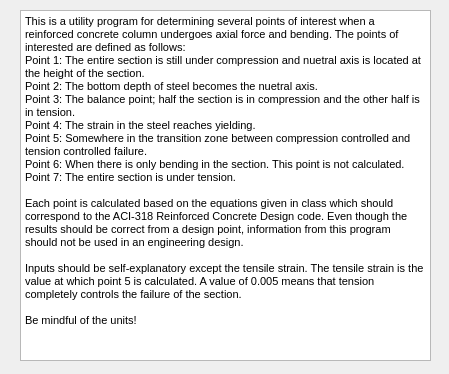
<?xml version="1.0" encoding="UTF-8"?>
<ui version="4.0">
 <class>Help</class>
 <widget class="QDialog" name="Help">
  <property name="geometry">
   <rect>
    <x>0</x>
    <y>0</y>
    <width>449</width>
    <height>374</height>
   </rect>
  </property>
  <property name="windowTitle">
   <string>Dialog</string>
  </property>
  <widget class="QTextBrowser" name="textBrowser">
   <property name="geometry">
    <rect>
     <x>20</x>
     <y>10</y>
     <width>411</width>
     <height>351</height>
    </rect>
   </property>
   <property name="html">
    <string>&lt;!DOCTYPE HTML PUBLIC &quot;-//W3C//DTD HTML 4.0//EN&quot; &quot;http://www.w3.org/TR/REC-html40/strict.dtd&quot;&gt;
&lt;html&gt;&lt;head&gt;&lt;meta name=&quot;qrichtext&quot; content=&quot;1&quot; /&gt;&lt;style type=&quot;text/css&quot;&gt;
p, li { white-space: pre-wrap; }
&lt;/style&gt;&lt;/head&gt;&lt;body style=&quot; font-family:'MS Shell Dlg 2'; font-size:8.25pt; font-weight:400; font-style:normal;&quot;&gt;
&lt;p style=&quot; margin-top:0px; margin-bottom:0px; margin-left:0px; margin-right:0px; -qt-block-indent:0; text-indent:0px;&quot;&gt;&lt;span style=&quot; font-size:8pt;&quot;&gt;This is a utility program for determining several points of interest when a reinforced concrete column undergoes axial force and bending. The points of interested are defined as follows:&lt;/span&gt;&lt;/p&gt;
&lt;p style=&quot; margin-top:0px; margin-bottom:0px; margin-left:0px; margin-right:0px; -qt-block-indent:0; text-indent:0px;&quot;&gt;&lt;span style=&quot; font-size:8pt;&quot;&gt;Point 1: The entire section is still under compression and nuetral axis is located at the height of the section.&lt;/span&gt;&lt;/p&gt;
&lt;p style=&quot; margin-top:0px; margin-bottom:0px; margin-left:0px; margin-right:0px; -qt-block-indent:0; text-indent:0px;&quot;&gt;&lt;span style=&quot; font-size:8pt;&quot;&gt;Point 2: The bottom depth of steel becomes the nuetral axis.&lt;/span&gt;&lt;/p&gt;
&lt;p style=&quot; margin-top:0px; margin-bottom:0px; margin-left:0px; margin-right:0px; -qt-block-indent:0; text-indent:0px;&quot;&gt;&lt;span style=&quot; font-size:8pt;&quot;&gt;Point 3: The balance point; half the section is in compression and the other half is in tension.&lt;/span&gt;&lt;/p&gt;
&lt;p style=&quot; margin-top:0px; margin-bottom:0px; margin-left:0px; margin-right:0px; -qt-block-indent:0; text-indent:0px;&quot;&gt;&lt;span style=&quot; font-size:8pt;&quot;&gt;Point 4: The strain in the steel reaches yielding.&lt;/span&gt;&lt;/p&gt;
&lt;p style=&quot; margin-top:0px; margin-bottom:0px; margin-left:0px; margin-right:0px; -qt-block-indent:0; text-indent:0px;&quot;&gt;&lt;span style=&quot; font-size:8pt;&quot;&gt;Point 5: Somewhere in the transition zone between compression controlled and tension controlled failure.&lt;/span&gt;&lt;/p&gt;
&lt;p style=&quot; margin-top:0px; margin-bottom:0px; margin-left:0px; margin-right:0px; -qt-block-indent:0; text-indent:0px;&quot;&gt;&lt;span style=&quot; font-size:8pt;&quot;&gt;Point 6: When there is only bending in the section. This point is not calculated.&lt;/span&gt;&lt;/p&gt;
&lt;p style=&quot; margin-top:0px; margin-bottom:0px; margin-left:0px; margin-right:0px; -qt-block-indent:0; text-indent:0px;&quot;&gt;&lt;span style=&quot; font-size:8pt;&quot;&gt;Point 7: The entire section is under tension.&lt;/span&gt;&lt;/p&gt;
&lt;p style=&quot;-qt-paragraph-type:empty; margin-top:0px; margin-bottom:0px; margin-left:0px; margin-right:0px; -qt-block-indent:0; text-indent:0px; font-size:8pt;&quot;&gt;&lt;br /&gt;&lt;/p&gt;
&lt;p style=&quot; margin-top:0px; margin-bottom:0px; margin-left:0px; margin-right:0px; -qt-block-indent:0; text-indent:0px;&quot;&gt;&lt;span style=&quot; font-size:8pt;&quot;&gt;Each point is calculated based on the equations given in class which should correspond to the ACI-318 Reinforced Concrete Design code. Even though the results should be correct from a design point, information from this program should not be used in an engineering design.&lt;/span&gt;&lt;/p&gt;
&lt;p style=&quot;-qt-paragraph-type:empty; margin-top:0px; margin-bottom:0px; margin-left:0px; margin-right:0px; -qt-block-indent:0; text-indent:0px; font-size:8pt;&quot;&gt;&lt;br /&gt;&lt;/p&gt;
&lt;p style=&quot; margin-top:0px; margin-bottom:0px; margin-left:0px; margin-right:0px; -qt-block-indent:0; text-indent:0px;&quot;&gt;&lt;span style=&quot; font-size:8pt;&quot;&gt;Inputs should be self-explanatory except the tensile strain. The tensile strain is the value at which point 5 is calculated. A value of 0.005 means that tension completely controls the failure of the section.&lt;/span&gt;&lt;/p&gt;
&lt;p style=&quot;-qt-paragraph-type:empty; margin-top:0px; margin-bottom:0px; margin-left:0px; margin-right:0px; -qt-block-indent:0; text-indent:0px; font-size:8pt;&quot;&gt;&lt;br /&gt;&lt;/p&gt;
&lt;p style=&quot; margin-top:0px; margin-bottom:0px; margin-left:0px; margin-right:0px; -qt-block-indent:0; text-indent:0px;&quot;&gt;&lt;span style=&quot; font-size:8pt;&quot;&gt;Be mindful of the units!&lt;/span&gt;&lt;/p&gt;&lt;/body&gt;&lt;/html&gt;</string>
   </property>
  </widget>
 </widget>
 <resources/>
 <connections/>
</ui>
